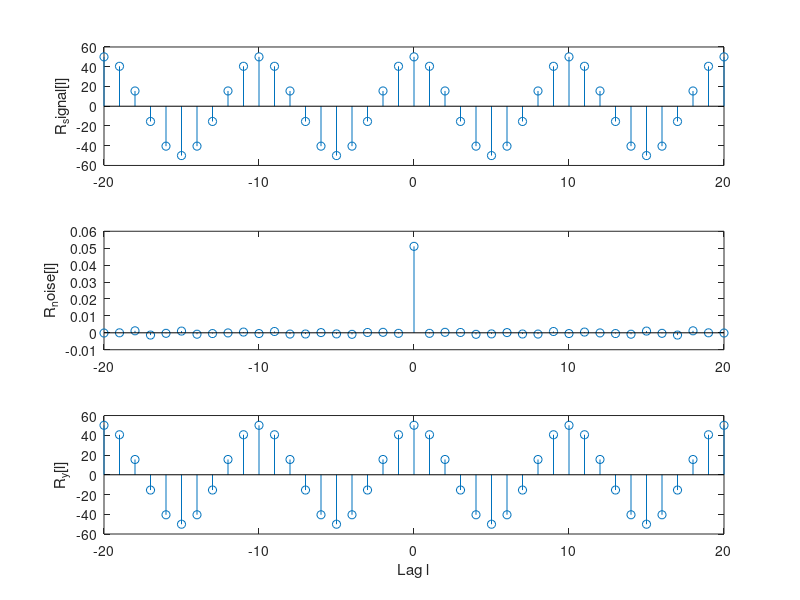

Write the MATLAB code that produced this figure.
clear all;
close all;
clc;
%Generate a discrete-time sinewave with amplitude 10 V
%Period
n=0:4999;
%Signal frequency
f=2;
%Sampling frequency
Fs=10*f;
%Amplitude
A=10;
%Discrete sinewave
signal=A*sin(2*pi*f/Fs*n);
%Generate a discrete-time WGN with a power P that results in SNR = 30dB
SNR=30;
signal_power=(A^2)/2;
%SNR=10*(log10(signal_power/noise_power))
%SNR/10=log10(signal_power/noise_power)
noise_power=signal_power/10^(SNR/10);
randn('state', 0); %Set randn to its default initial state
%noise = sqrt(noise_power) * randn(size(signal));
noise = sqrt(noise_power) * randn(size(signal));
clf, subplot(211), plot(signal+noise); %plot noise
maxSample=100; %determine the zoom range
subplot(212),stem(signal(1:maxSample)+noise(1:maxSample)),pause; %zoom
maxLags = 20; %maximum lag for xcorr calculation
[R_signal,lags]=xcorr(signal,maxLags,'unbiased'); %signal only
[R_noise,lags]=xcorr(noise,maxLags,'unbiased'); %noise only
[Ry,lags]=xcorr(signal+noise,maxLags,'unbiased');%noisy signal
subplot(311),stem(lags,R_signal);ylabel('R_signal[l]');
subplot(312),stem(lags,R_noise);ylabel('R_noise[l]'); 
subplot(313),stem(lags,Ry);xlabel('Lag l');ylabel('R_y[l]');

snr=10*(log10(signal_power/noise_power))
